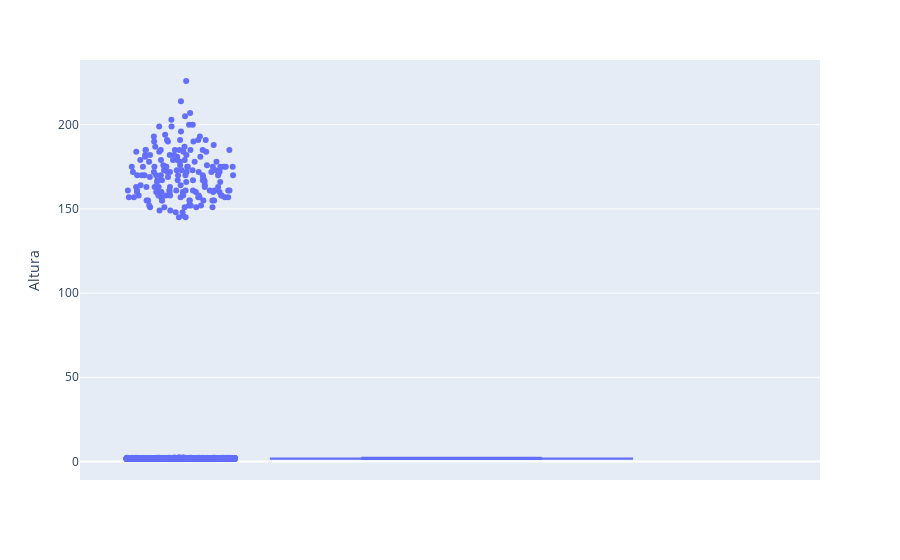

Notebook cell for this chart:
### Markdown cell above
Mostramos en una grafica los valores que estan fuera del parametro y luego los correguimos.

### Code cell
fig_altura = px.box(df,y = "Altura", points='all') 
fig_altura.show()

### Figure 1 — Plotly figure (JSON) as saved in the notebook; plotly's stock layout.template omitted (floating-point values rounded to 4 significant figures; data arrays with more than 128 entries replaced by an {"elided": "..."} marker saying what was removed)
{"data": [{"alignmentgroup": "True", "boxpoints": "all", "hovertemplate": "Altura=%{y}<extra></extra>", "legendgroup": "", "marker": {"color": "#636efa"}, "name": "", "notched": false, "offsetgroup": "", "orientation": "v", "showlegend": false, "type": "box", "x0": " ", "xaxis": "x", "y": {"elided": "4783 float values"}, "y0": " ", "yaxis": "y"}], "layout": {"boxmode": "group", "legend": {"tracegroupgap": 0}, "margin": {"t": 60}, "xaxis": {"anchor": "y", "domain": [0, 1]}, "yaxis": {"anchor": "x", "domain": [0, 1], "title": {"text": "Altura"}}}}
